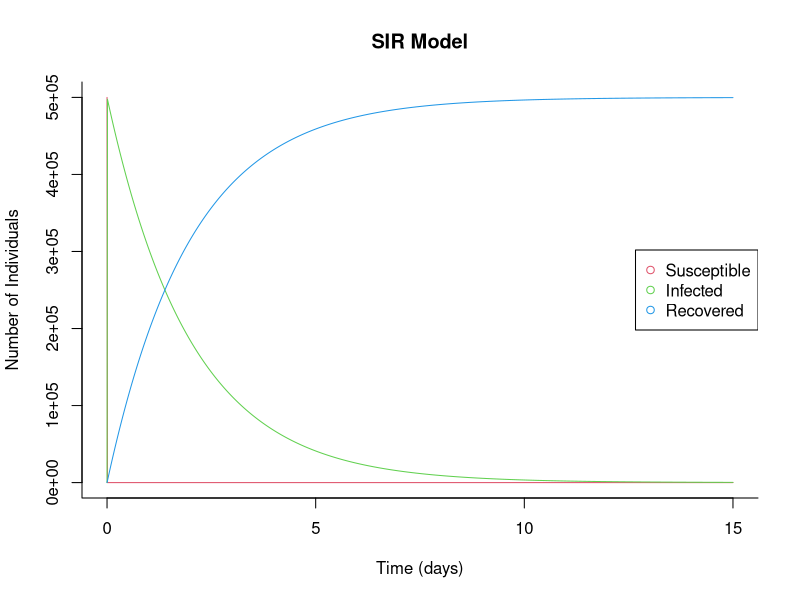
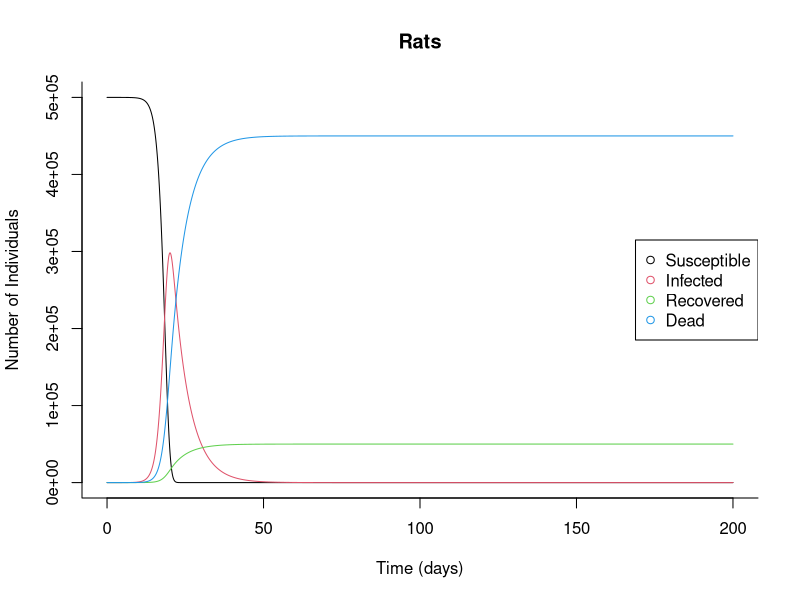
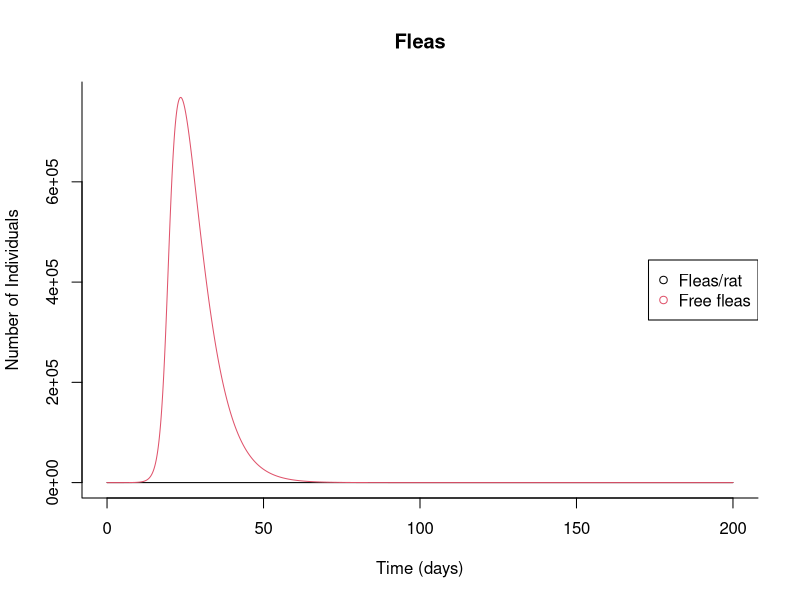
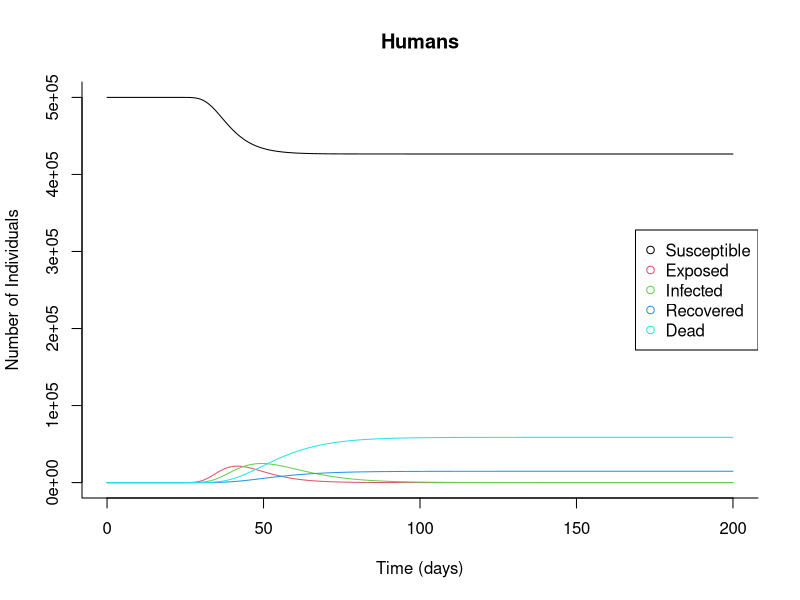
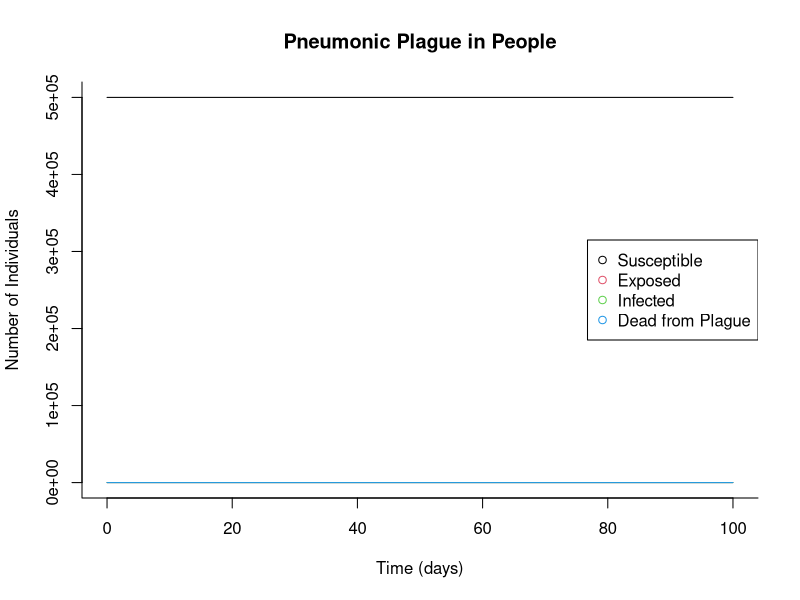
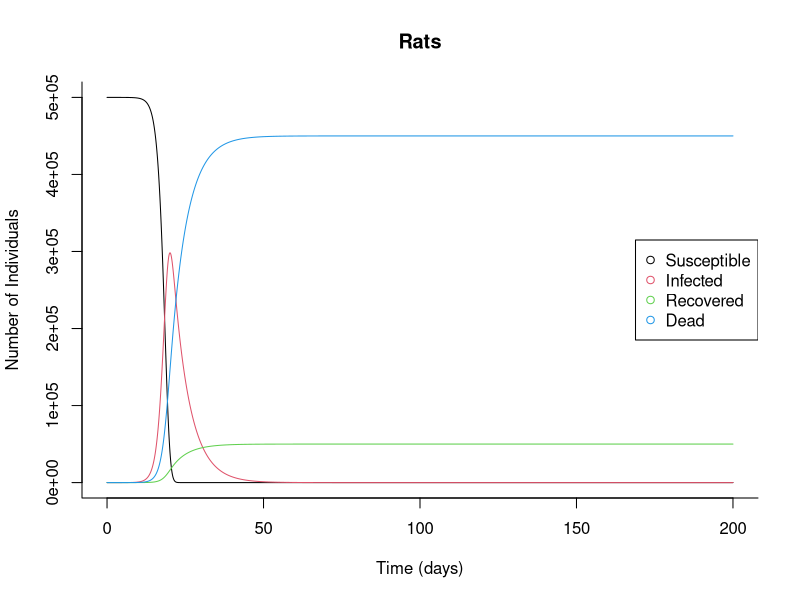
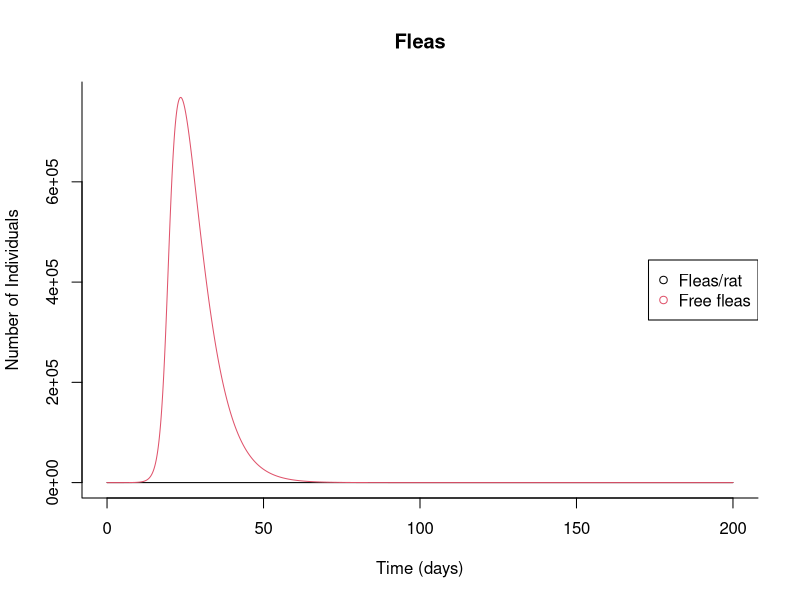
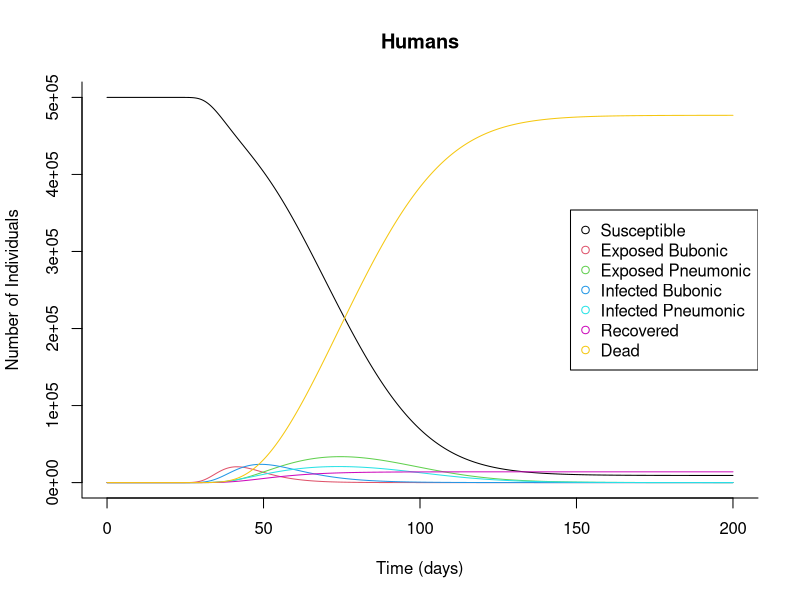

These figures' R source, in order:
#install.packages("deSolve")
library(deSolve)

#Set up system of ordinary differential equations
sir <- function(time, state, parameters) {
  with(as.list(c(state, parameters)), {
    dS <- -beta * S * I
    dI <- beta * S * I - gamma * I
    dR <- gamma * I
    
    return(list(c(dS, dI, dR)))
  })
}

#Define initial conditions and parameter values
init <- c(S = 500000, I = 1, R=0) #population size, and how many individuals start in each susceptible, infected, or removed category
parameters <- c(beta = 0.0734, gamma = 0.5) #you can play with transmission and recovery rates here
time <- seq(0, 15, by = .01) #how long to integrate over [time interval]?

#Run ordinary differential equation solver
out <- as.data.frame(ode(y = init, times = time, func = sir, parms = parameters))
out$time<-NULL

#Plot the output
matplot(time, out, type = "l", xlab = "Time (days)", ylab = "Number of Individuals", main = "SIR Model", lwd = 1, lty = 1, bty = "l", 
        col = 2:4)
legend("right", c("Susceptible", "Infected", "Recovered"), pch = 1, col = 2:4)



# Flea/Rat/Human Model ----------------------------------------------------

#Set up system of ordinary differential equations
ratfleaSIR <- function(time, state, parameters) {
  with(as.list(c(state, parameters)), {
    #Rats
    N_r  <- S_r + I_r + R_r #Total number of rats
    dS_r <- -beta_r * S_r * Fl *(1-exp(-1*alpha*N_r))/N_r #Susceptible rats
    dI_r <- beta_r * S_r * Fl *(1-exp(-1*alpha*N_r))/N_r- gamma_r * I_r #Infected rats
    dR_r <- g_r*gamma_r * I_r #Recovered rats
    dD_r <- (1-g_r)*gamma_r * I_r #Dead rats

    #Fleas
    dH  <- r_f*H*(1-H/K_f) #Fleas/rat
    dFl <- (1-g_r)*gamma_r*I_r*H - d_f*Fl #Fleas in environment
    
    #Humans
    N_h<- S_h + I_h + R_h #Total number of humans
    dS_h<- -beta_h * S_h * Fl *(exp(-1*alpha*N_r))/N_h #susceptible humans
    dE_h<- beta_h * S_h * Fl *(exp(-1*alpha*N_r))/N_h - sigma_h*E_h #exposed humans
    dI_h<- sigma_h*E_h - gamma_h*I_h #infected humans
    dR_h<- g_h*gamma_h * I_h #recovered humans
    dD_h<- (1-g_h)*gamma_h * I_h #dead humans
    
    return(list(c(dS_r, dI_r, dR_r, dD_r, dH, dFl, dS_h, dE_h, dI_h, dR_h, dD_h)))
  })
}

#Define initial conditions and parameter values
init <- c(S_r=500000, I_r=1, R_r=0, D_r=0, H=5, Fl=0, S_h = 500000, E_h=0, I_h = 0, R_h=0, D_h=0) #population size, and how many individuals start in each susceptible, infected, or removed category
parameters <- c(beta_r = 1, alpha=3/50000, gamma_r = 1/5.2, g_r=0.1, r_f=0.0084, K_f=5, d_f=1/5, beta_h=1, sigma_h= 1/6, gamma_h=0.1, g_h=0.2) #you can play with transmission and recovery rates here
time <- seq(0, 200, by = .1) #how long to integrate over [time interval]?

#Run ordinary differential equation solver
out <- as.data.frame(ode(y = init, times = time, func = ratfleaSIR, parms = parameters))
out$time<-NULL

#Plot the output
matplot(time, out[,1:4], type = "l", main= "Rats", xlab = "Time (days)", ylab = "Number of Individuals", lwd = 1, lty = 1, bty = "l", 
        col = 1:4)
legend("right", c("Susceptible", "Infected", "Recovered", "Dead"), pch = 1, col = 1:4)

matplot(time, out[,5:6], type = "l", main= "Fleas", xlab = "Time (days)", ylab = "Number of Individuals", lwd = 1, lty = 1, bty = "l", 
        col = 1:2)
legend("right", c("Fleas/rat", "Free fleas"), pch = 1, col = 1:2)

matplot(time, out[,7:11], type = "l", main= "Humans", xlab = "Time (days)", ylab = "Number of Individuals", lwd = 1, lty = 1, bty = "l", 
        col = 1:5)
legend("right", c("Susceptible", "Exposed", "Infected", "Recovered", "Dead"), pch = 1, col = 1:5)



# Pneumonic plague --------------------------------------------------------

#Set up system of ordinary differential equations
pneumonicSIR <- function(time, state, parameters) {
  with(as.list(c(state, parameters)), {
    N_h<- S_h + E_h+ I_h 
    dS_h <- b_h*S_h -beta_p * S_h * I_h/N_h -d_h*S_h
    dE_h<-  beta_p * S_h * I_h/N_h - sigma_p*E_h - d_h*E_h
    dI_h <- sigma_p*E_h - gamma_p*I_h -d_h*I_h
    dD_h <- gamma_p*I_h #Deaths due to disease related mortality
    
    return(list(c(dS_h, dE_h, dI_h, dD_h)))
  })
}

#Define initial conditions and parameter values
init <- c(S_h = 500000, E_h= 0, I_h = 1, D_h=0) #population size, and how many individuals start in each susceptible, infected, or removed category
parameters <- c(beta_p = 0.0734, sigma_p= 1/4.3, gamma_p = 1/2.5, b_h=1/(25*365), d_h=1/(25*365)) #you can play with transmission and recovery rates here
time <- seq(0, 100, by= .01) #how long to integrate over [time interval]?

#Run ordinary differential equation solver
out <- as.data.frame(ode(y = init, times = time, func = pneumonicSIR, parms = parameters))
out$time<-NULL

#Plot the output
matplot(time, out, type = "l", xlab = "Time (days)", ylab = "Number of Individuals", main = "Pneumonic Plague in People", lwd = 1, lty = 1, bty = "l", 
        col = 1:4)
legend("right", c("Susceptible", "Exposed", "Infected", "Dead from Plague"), pch = 1, col = 1:4)



# Flea/Rat/Human Model + Pneumonic Plague Transmission Route ----------------------------------------------------

#Set up system of ordinary differential equations
bubonic_pneumonicSEIR <- function(time, state, parameters) {
  with(as.list(c(state, parameters)), {
    #Rats
    N_r  <- S_r + I_r + R_r #Total number of rats
    dS_r <- -beta_r * S_r * Fl *(1-exp(-1*alpha*N_r))/N_r #Susceptible rats
    dI_r <- beta_r * S_r * Fl *(1-exp(-1*alpha*N_r))/N_r- gamma_r * I_r #Infected rats
    dR_r <- g_r*gamma_r * I_r #Recovered rats
    dD_r <- (1-g_r)*gamma_r * I_r #Dead rats
    
    #Fleas
    dH  <- r_f*H*(1-H/K_f) #Fleas/rat
    dFl <- (1-g_r)*gamma_r*I_r*H - d_f*Fl #Fleas in environment
    
    #Humans
    N_h<- S_h + E_b + E_p + I_b + I_p + R_h #Total number of humans
    dS_h<- -beta_b * S_h * Fl *(exp(-1*alpha*N_r))/N_h - beta_p * S_h * I_p/N_h #susceptible humans
    dE_b<- beta_b * S_h * Fl *(exp(-1*alpha*N_r))/N_h - sigma_b*E_b #exposed humans (bubonic)
    dE_p<- beta_p * S_h * I_p/N_h - sigma_p*E_p #exposed humans (pneumonic)
    dI_b<- sigma_b*E_b - gamma_b*I_b #infected humans (bubonic)
    dI_p<- sigma_p*E_p + p*gamma_b*I_b - gamma_p*I_p #infected humans (pneumonic)
    dR_h<- g_h*gamma_b * I_b #recovered humans (just bubonic)
    dD_h<- (1-p-g_h)*gamma_b * I_b + gamma_p*I_p  #dead humans (bubonic + pneumonic)
    
    return(list(c(dS_r, dI_r, dR_r, dD_r, dH, dFl, dS_h, dE_b, dE_p, dI_b, dI_p, dR_h, dD_h)))
  })
}

#Define initial conditions and parameter values
init <- c(S_r=500000, I_r=1, R_r=0, D_r=0, H=5, Fl=0, S_h = 500000, E_b=0, E_p=0, I_b = 0, I_p =0, R_h=0, D_h=0) #population size, and how many individuals start in each susceptible, infected, or removed category
parameters <- c(beta_r = 1, alpha=3/50000, gamma_r = 1/5.2, g_r=0.1, r_f=0.0084, K_f=5, d_f=1/5, beta_b=1, beta_p = 0.5, sigma_b= 1/6, sigma_p=1/4.3, gamma_b=0.1, gamma_p=1/2.5, p=0.8, g_h=0.2) #you can play with transmission and recovery rates here
time <- seq(0, 200, by = .1) #how long to integrate over [time interval]?

#Run ordinary differential equation solver
out <- as.data.frame(ode(y = init, times = time, func = bubonic_pneumonicSEIR, parms = parameters))
out$time<-NULL

#Plot the output
matplot(time, out[,1:4], type = "l", main= "Rats", xlab = "Time (days)", ylab = "Number of Individuals", lwd = 1, lty = 1, bty = "l", 
        col = 1:4)
legend("right", c("Susceptible", "Infected", "Recovered", "Dead"), pch = 1, col = 1:4)

matplot(time, out[,5:6], type = "l", main= "Fleas", xlab = "Time (days)", ylab = "Number of Individuals", lwd = 1, lty = 1, bty = "l", 
        col = 1:2)
legend("right", c("Fleas/rat", "Free fleas"), pch = 1, col = 1:2)

matplot(time, out[,7:13], type = "l", main= "Humans", xlab = "Time (days)", ylab = "Number of Individuals", lwd = 1, lty = 1, bty = "l", 
        col = 1:7)
legend("right", c("Susceptible", "Exposed Bubonic", "Exposed Pneumonic",  "Infected Bubonic", "Infected Pneumonic", "Recovered", "Dead"), pch = 1, col = 1:7)

#summarize
humans<-data.frame(S=out$S_h, E=out$E_b + out$E_b, I=out$I_b + out$I_p, R=out$R_h, D=out$D_h)
matplot(time, humans[,1:5], type = "l", main= "Humans", xlab = "Time (days)", ylab = "Number of Individuals", lwd = 1, lty = 1, bty = "l", 
        col = 1:5)
legend("right", c("Susceptible", "Exposed",  "Infected", "Recovered", "Dead"), pch = 1, col = 1:5)
